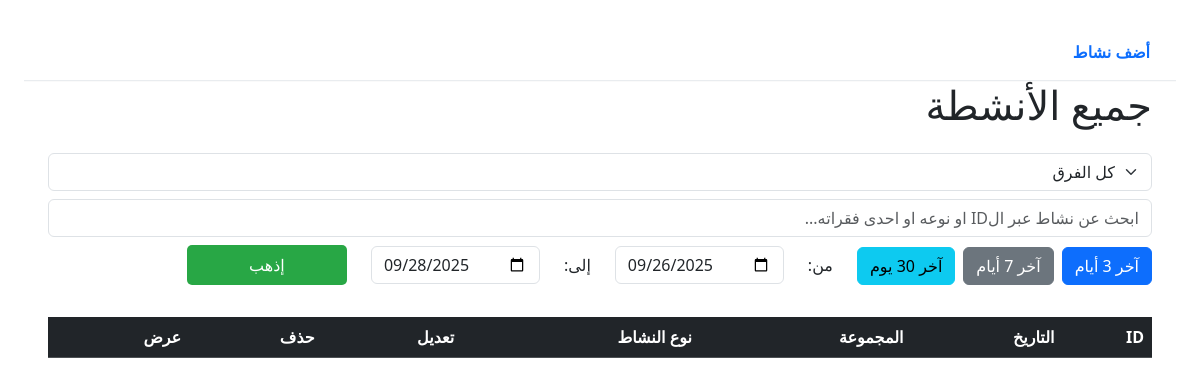
The page /activities on the database as committed earlier.
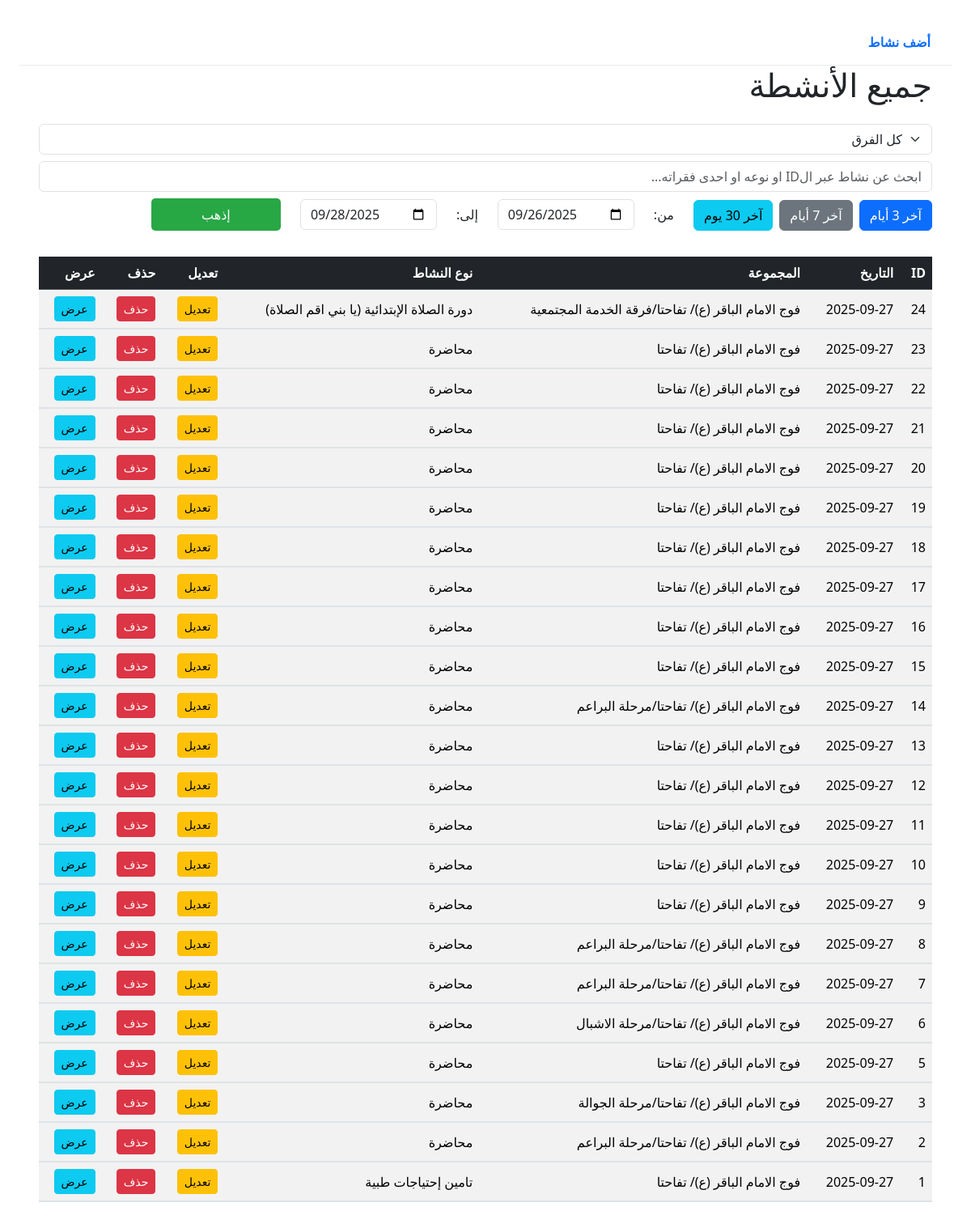
The same page on the database as committed later.
### tables this page shows
CREATE TABLE activities (
    id INTEGER PRIMARY KEY AUTOINCREMENT,
    date TEXT NOT NULL,
    group_name TEXT NOT NULL,
    activity_type TEXT NOT NULL,
    time TEXT NOT NULL,
    occasion TEXT,
    place TEXT NOT NULL,
    leaders_count INTEGER NOT NULL DEFAULT 0,
    jawele_count INTEGER NOT NULL DEFAULT 0,
    kashefe_count INTEGER NOT NULL DEFAULT 0,
    ashbele_count INTEGER NOT NULL DEFAULT 0,
    bara3em_count INTEGER NOT NULL DEFAULT 0,
    non_scouts_count INTEGER DEFAULT 0,
    paragraphs TEXT NOT NULL,
    cost INTEGER NOT NULL DEFAULT 0,
    created_at TEXT DEFAULT (DATETIME('now','localtime')),
    updated_at TEXT DEFAULT (DATETIME('now','localtime')),
    checked INTEGER DEFAULT 0,
    checked_at TEXT DEFAULT NULL
);

### app.py (the view, shortened to what this page needs)
@app.route("/activities", methods=["GET", "POST"])
def activities():
    today = get_today()
    three_days_ago = today - timedelta(days=3)
    seven_days_ago = today - timedelta(days=7)
    start = request.values.get("start", "").strip() or None
    end = request.values.get("end", "").strip() or None
    group = request.values.get("group", "").strip() or None
    q = request.values.get("q", "").strip() or None
    query = "SELECT * FROM activities"
    conditions = []
    params = []
    if start and end:
        conditions.append("date BETWEEN ? AND ?")
        params.extend([start, end])
    if group and group != "كل الفرق":
        conditions.append("group_name = ?")
        params.append(group)
    if conditions:
        query += " WHERE " + " AND ".join(conditions)
        print(query, params)
    query += " ORDER BY created_at DESC"
    conn = get_conn()
    cursor = conn.cursor()
    cursor.execute(query, tuple(params))
    activities_list = cursor.fetchall()
    conn.close()
    return render_template(
        "activities.html",
        activities=activities_list,
        today=today.strftime("%Y-%m-%d"),
        three_days_start=three_days_ago.strftime("%Y-%m-%d"),
        seven_days_start=seven_days_ago.strftime("%Y-%m-%d"),
        current_start=start or "",
        current_end=end or "",
        current_group=group or "",
        current_q=q or ""
    )

### app.py (called while the page is built)
def get_conn():
    return sqlite3.connect(DB_PATH)

def get_today():
    ttz = pytz.timezone("Asia/Beirut")
    return datetime.now(ttz).date()

### templates/activities.html (shortened to what this page needs)
<!DOCTYPE html>
<html lang="ar" dir="rtl">
  <head>
    <link
      href="https://cdn.jsdelivr.net/npm/bootstrap@5.3.2/dist/css/bootstrap.min.css"
      rel="stylesheet"
    />
    <link
      rel="stylesheet"
      href="https://cdn.jsdelivr.net/npm/choices.js/public/assets/styles/choices.min.css"
    />
  </head>
  <body class="p-2 p-md-4">
    <nav class="site-nav">
      <div class="nav-inner">
        <a href="{{ url_for('index') }}">أضف نشاط</a>
      </div>
    </nav>
    <div class="container-fluid px-2 px-md-4">
      <h1 class="mb-3 mb-md-4">جميع الأنشطة</h1>
      <form method="POST" action="{{ url_for('activities') }}">
        <div class="mb-3 row align-items-end g-2">
          <div>
            <select id="group" name="group" class="form-select w-100">
              <option {% if current_group == "" or current_group == "كل الفرق" %}selected{% endif %}>كل الفرق</option>
            </select>
          </div>
          <div>
            <input
              type="text"
              id="q"
              name="q"
              placeholder="ابحث عن نشاط عبر الID او نوعه او احدى فقراته..."
              class="form-control w-100"
              value="{{ current_q }}"
            />
          </div>
          <div class="mb-3 d-flex flex-wrap align-items-end gap-4">
            <div class="d-flex flex-wrap gap-2">
              <button type="button" class="btn btn-primary" id="last3Btn">
                آخر 3 أيام
              </button>
              <button type="button" class="btn btn-secondary" id="last7Btn">
                آخر 7 أيام
              </button>
              <button type="button" class="btn btn-info" id="last30Btn">
                آخر 30 يوم
              </button>
            </div>
            <div class="d-flex flex-wrap gap-4 align-items-center">
              <label class="mb-0" for="customFrom">من:</label>
              <input
                type="date"
                id="customFrom"
                name="start"
                class="form-control"
                style="width: auto"
                value="{{ current_start }}"
              />
              <label class="mb-0" for="customTo">إلى:</label>
              <input
                type="date"
                id="customTo"
                name="end"
                class="form-control"
                style="width: auto"
                value="{{ current_end }}"
              />
              <button type="submit" class="submit-btn">إذهب</button>
            </div>
          </div>
        </div>
      </form>
      <table class="table table-striped table-hover">
        <thead class="table-dark">
          <tr>
            <th>ID</th>
            <th>التاريخ</th>
            <th>المجموعة</th>
            <th>نوع النشاط</th>
            <th>تعديل</th>
            <th>حذف</th>
            <th>عرض</th>
          </tr>
        </thead>
        <tbody>
          {% for act in activities %}
          <tr>
            <td>{{ act[0] }}</td>
            <td>{{ act[1] }}</td>
            <td>{{ act[2] }}</td>
            <td>{{ act[3] }}</td>
            <td>
              <a
                href="{{ url_for('edit_activity', activity_id=act[0]) }}"
                class="btn btn-sm btn-warning"
                >تعديل</a
              >
            </td>
            <td>
              <form
                action="{{ url_for('delete_activity', activity_id=act[0]) }}"
                method="POST"
                style="display: inline-block"
                onsubmit="return confirm('هل أنت متأكد من حذف هذا النشاط؟');"
              >
                <button type="submit" class="btn btn-sm btn-danger">حذف</button>
              </form>
            </td>
            <td>
              <button
                class="btn btn-sm btn-info"
                type="button"
                data-bs-toggle="collapse"
                data-bs-target="#details{{ act[0] }}"
                aria-expanded="false"
                aria-controls="details{{ act[0] }}"
              >
                عرض
              </button>
            </td>
          </tr>
          <tr>
            <td colspan="7" class="p-0">
            </td>
          </tr>
          {% endfor %}
        </tbody>
      </table>
    </div>
  </body>
</html>
  </body>
</html>

### templates/activities.html (style rules this page uses)
body { text-align: right; }
.table td, .table th { vertical-align: middle; }
input, select, button { padding: 8px; border-radius: 5px; border: 1px solid #ccc; font-size: 16px; }
.submit-btn { background: #28a745; color: white; border: none; min-width: 10em; }
.site-nav { position: -webkit-sticky; position: sticky; top: 0; z-index: 1100; background: #fff; border-bottom: 1px solid #e9ecef; box-shadow: 0 1px 0 rgba(0,0,0,0.02); }
.site-nav .nav-inner { width: 100%; padding: 8px 14px; min-height: 48px; display: flex; direction: rtl; justify-content: flex-start; gap: 12px; align-items: center; box-sizing: border-box; font-size: 16px; }
.site-nav a { color: #0d6efd; text-decoration: none; padding: 8px 12px; border-radius: 6px; font-weight: 600; display: inline-block; }

Rows that differ between the two databases and show on the page:
added activities: id "24", date "2025-09-27", group_name "فوج الامام الباقر (ع)/ تفاحتا/فرقة الخدمة المجتمعية", activity_type "دورة الصلاة الإبتدائية (يا بني اقم الصلاة)"
added activities: id "23", date "2025-09-27", group_name "فوج الامام الباقر (ع)/ تفاحتا", activity_type "محاضرة"
added activities: id "22", date "2025-09-27", group_name "فوج الامام الباقر (ع)/ تفاحتا", activity_type "محاضرة"
added activities: id "21", date "2025-09-27", group_name "فوج الامام الباقر (ع)/ تفاحتا", activity_type "محاضرة"
added activities: id "20", date "2025-09-27", group_name "فوج الامام الباقر (ع)/ تفاحتا", activity_type "محاضرة"
added activities: id "19", date "2025-09-27", group_name "فوج الامام الباقر (ع)/ تفاحتا", activity_type "محاضرة"
added activities: id "18", date "2025-09-27", group_name "فوج الامام الباقر (ع)/ تفاحتا", activity_type "محاضرة"
added activities: id "17", date "2025-09-27", group_name "فوج الامام الباقر (ع)/ تفاحتا", activity_type "محاضرة"
added activities: id "16", date "2025-09-27", group_name "فوج الامام الباقر (ع)/ تفاحتا", activity_type "محاضرة"
added activities: id "15", date "2025-09-27", group_name "فوج الامام الباقر (ع)/ تفاحتا", activity_type "محاضرة"
added activities: id "14", date "2025-09-27", group_name "فوج الامام الباقر (ع)/ تفاحتا/مرحلة البراعم", activity_type "محاضرة"
added activities: id "13", date "2025-09-27", group_name "فوج الامام الباقر (ع)/ تفاحتا", activity_type "محاضرة"
added activities: id "12", date "2025-09-27", group_name "فوج الامام الباقر (ع)/ تفاحتا", activity_type "محاضرة"
added activities: id "11", date "2025-09-27", group_name "فوج الامام الباقر (ع)/ تفاحتا", activity_type "محاضرة"
added activities: id "10", date "2025-09-27", group_name "فوج الامام الباقر (ع)/ تفاحتا", activity_type "محاضرة"
added activities: id "9", date "2025-09-27", group_name "فوج الامام الباقر (ع)/ تفاحتا", activity_type "محاضرة"
added activities: id "8", date "2025-09-27", group_name "فوج الامام الباقر (ع)/ تفاحتا/مرحلة البراعم", activity_type "محاضرة"
added activities: id "7", date "2025-09-27", group_name "فوج الامام الباقر (ع)/ تفاحتا/مرحلة البراعم", activity_type "محاضرة"
added activities: id "6", date "2025-09-27", group_name "فوج الامام الباقر (ع)/ تفاحتا/مرحلة الاشبال", activity_type "محاضرة"
added activities: id "5", date "2025-09-27", group_name "فوج الامام الباقر (ع)/ تفاحتا", activity_type "محاضرة"
added activities: id "3", date "2025-09-27", group_name "فوج الامام الباقر (ع)/ تفاحتا/مرحلة الجوالة", activity_type "محاضرة"
added activities: id "2", date "2025-09-27", group_name "فوج الامام الباقر (ع)/ تفاحتا/مرحلة البراعم", activity_type "محاضرة"
added activities: id "1", date "2025-09-27", group_name "فوج الامام الباقر (ع)/ تفاحتا", activity_type "تامين إحتياجات طبية"
